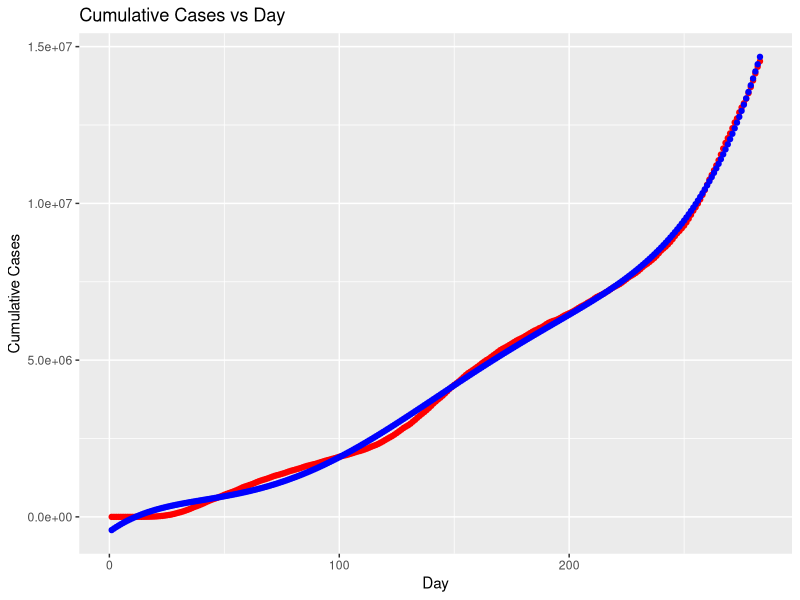

The R source for this figure:


# Importing the dataset
dataset = read.csv('Disease_Data.csv')

# Fitting Polynomial Regression to the whole dataset
dataset$Day2 = dataset$Day^2 # we used Day as an independent variable
regressor = lm(formula = Cumulative.Cases ~ .,
               data = dataset) # in regerssor we use the cumulative cases as the dependent variable

# Finding the optimal degree using p-value
summary(regressor)
dataset$Day3 = dataset$Day^3
regressor = lm(formula = Cumulative.Cases ~ .,
               data = dataset)
summary(regressor)

dataset$Day4 = dataset$Day^4
regressor = lm(formula = Cumulative.Cases ~ .,
               data = dataset)
summary(regressor)

dataset$Day5 = dataset$Day^5
regressor = lm(formula = Cumulative.Cases ~ .,
               data = dataset)
summary(regressor)

# dataset$Day6 = dataset$Day^6
# regressor = lm(formula = Cumulative.Cases ~ .,
#                data = dataset)
# summary(regressor)

# Making a single prediction
predictedCases <- predict(regressor, newdata = data.frame(Day = 365, Day2 = 365^2, Day3 = 365^3, Day4 = 365^4, Day5 = 365^5))
print(paste("Predicted cumulative cases:", predictedCases))

# Visualizing the Polynomial Regression results
library(ggplot2)
ggplot() +
  geom_point(aes(x = dataset$Day, y = dataset$Cumulative.Cases),
             colour = 'red') +
  geom_point(aes(x = dataset$Day, y = predict(regressor, newdata = dataset)),
            colour = 'blue') +
  ggtitle('Cumulative Cases vs Day') +
  xlab('Day') +
  ylab('Cumulative Cases')